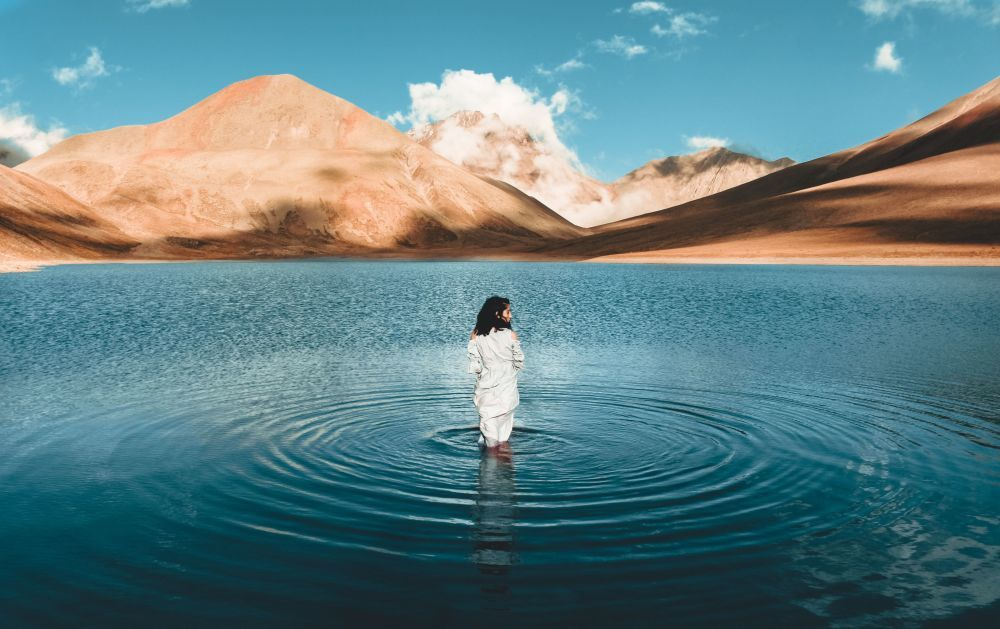
#> input picture file python/pythonProject/gggh.jpg, 1000 x 629 px
$ python 'bai 1.py'
#> lines starting #> are read from the running program, lines starting #| are printed output that depends on the picture
import cv2
import numpy as np
from matplotlib import pyplot as plt

# Đọc ảnh và chuyển sang ảnh mức xám
img = cv2.imread('gggh.jpg')
#> img is the input picture: shape (629, 1000, 3); mean B, G, R 132.5, 127.7, 95.8
img_gray = cv2.cvtColor(img, cv2.COLOR_BGR2GRAY)
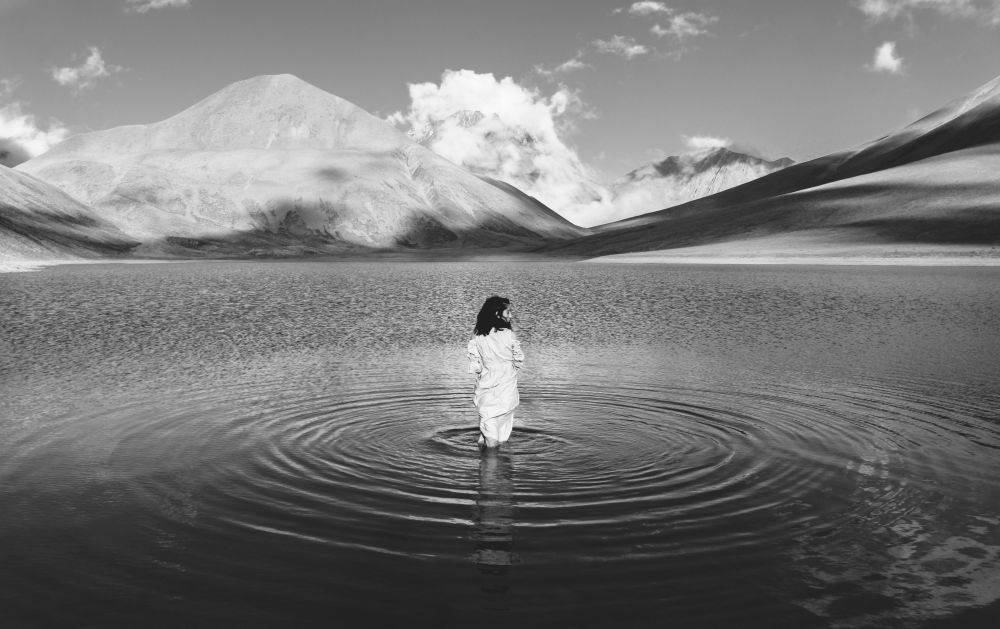
#> img_gray: shape (629, 1000); min 11, max 253, mean 118.7

def gaussian_kernel(size, sigma=1):
    size = int(size) // 2
    x, y = np.mgrid[-size:size+1, -size:size+1]
    normal = 1 / (2.0 * np.pi * sigma**2)
    g =  np.exp(-((x**2 + y**2) / (2.0*sigma**2))) * normal
    return g

# Tạo ma trận mask Gaussian
kernel = gaussian_kernel(5, sigma=1.4)
kernel = (kernel * 255).astype(np.uint8)  # Chuyển đổi ma trận thành kiểu dữ liệu uint8
print(kernel)

# Tính kích thước của ảnh mức xám
height, width = img_gray.shape
#> height = 629; width = 1000

# Tính kích thước của mask
k_size = kernel.shape[0]
k_radius = k_size // 2

# Tạo ma trận mới cho ảnh kết quả
img_blurred = np.zeros_like(img_gray)

# Áp dụng phép tích chập
for y in range(k_radius, height - k_radius):
    for x in range(k_radius, width - k_radius):
        roi = img_gray[y - k_radius:y + k_radius + 1, x - k_radius:x + k_radius + 1]
        img_blurred[y, x] = np.sum(roi * kernel)
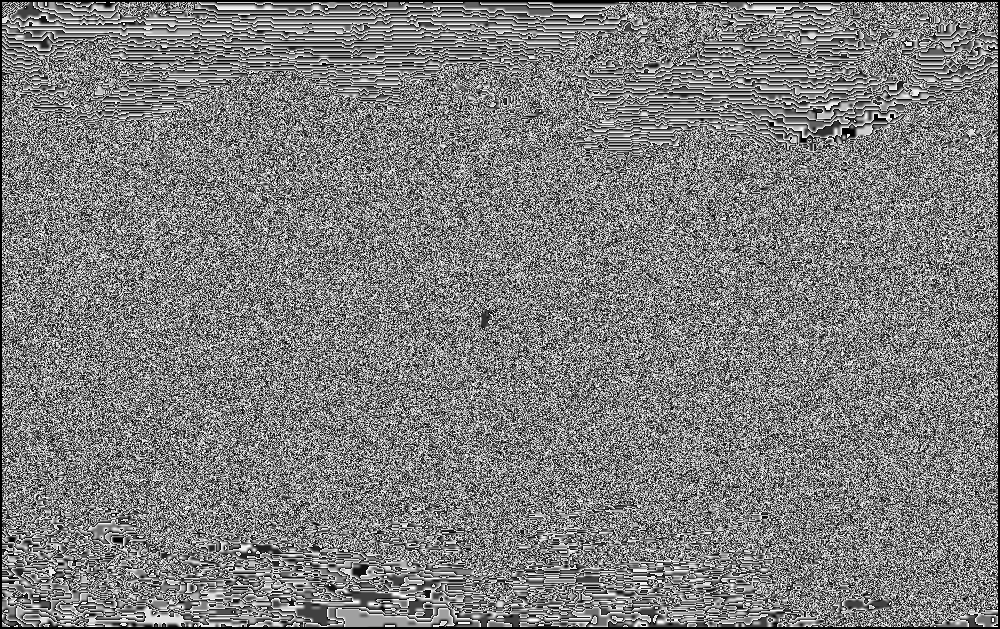
#> img_blurred: shape (629, 1000); min 0, max 255, mean 126

# Hiển thị ảnh mức xám sau khi thực hiện phép tích chập
plt.subplot(121)
plt.imshow(img_gray, cmap='gray')
plt.title('Ảnh mức xám gốc')

plt.subplot(122)
plt.imshow(img_blurred, cmap='gray')
plt.title('Ảnh mức xám sau khi làm trơn')

plt.show()
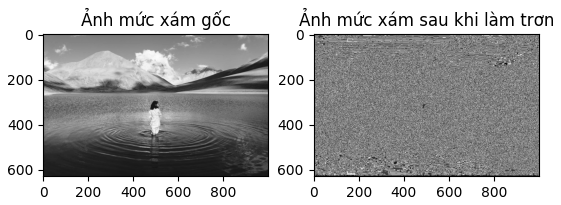
#> figure drawn by matplotlib, 2 panels

$ run again, with file python/pythonProject/xyz.jpg copied over file python/pythonProject/gggh.jpg
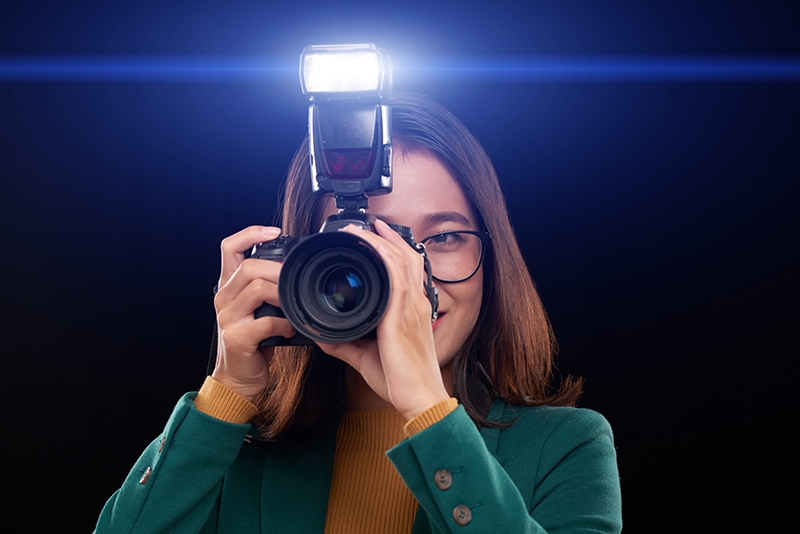
#> input picture file python/pythonProject/xyz.jpg, 800 x 534 px
#> img is the input picture: shape (534, 800, 3); mean B, G, R 72.2, 45.6, 40.5
#> after the loop `for y in range(k_radius, height - k_radius):`:
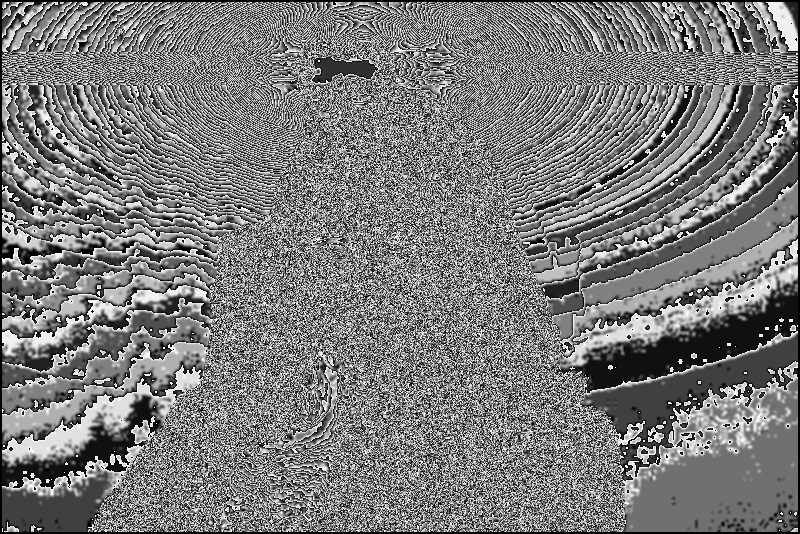
#> img_blurred: shape (534, 800); min 0, max 255, mean 122.4
#> `plt.show()`:
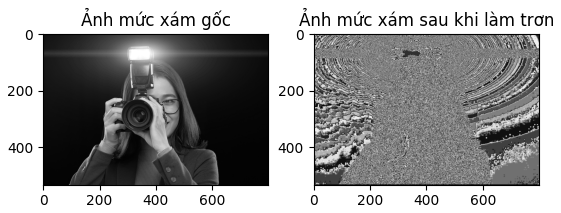
#> figure drawn by matplotlib, 2 panels
